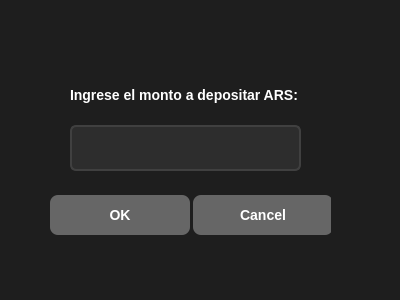
<?xml version="1.0" encoding="UTF-8"?>
<ui version="4.0">
 <class>Dialog</class>
 <widget class="QDialog" name="Dialog">
  <property name="geometry">
   <rect>
    <x>0</x>
    <y>0</y>
    <width>400</width>
    <height>300</height>
   </rect>
  </property>
  <property name="windowTitle">
   <string>Dialog</string>
  </property>
  <property name="styleSheet">
   <string notr="true">background-color: #1e1e1e;
font-family: Segoe UI, Arial;</string>
  </property>
  <widget class="QDialogButtonBox" name="btnDepositar">
   <property name="geometry">
    <rect>
     <x>50</x>
     <y>190</y>
     <width>281</width>
     <height>51</height>
    </rect>
   </property>
   <property name="styleSheet">
    <string notr="true">QPushButton {
    background-color: #666666;
    color: white;
    border: none;
    border-radius: 8px;
    padding: 12px 20px;
    font-size: 14px;
    font-weight: bold;
    min-width: 100px;
}
QPushButton:hover {
    background-color: #777777;
}
QPushButton:pressed {
    background-color: #555555;
}</string>
   </property>
   <property name="orientation">
    <enum>Qt::Horizontal</enum>
   </property>
   <property name="standardButtons">
    <set>QDialogButtonBox::Cancel|QDialogButtonBox::Ok</set>
   </property>
  </widget>
  <widget class="QWidget" name="verticalLayoutWidget">
   <property name="geometry">
    <rect>
     <x>70</x>
     <y>70</y>
     <width>231</width>
     <height>101</height>
    </rect>
   </property>
   <layout class="QVBoxLayout" name="verticalLayout">
    <item>
     <widget class="QLabel" name="label">
      <property name="styleSheet">
       <string notr="true">color: #ffffff;
font-size: 14px;
font-weight: bold;
background-color: transparent;
border: none;</string>
      </property>
      <property name="text">
       <string>Ingrese el monto a depositar ARS:</string>
      </property>
     </widget>
    </item>
    <item>
     <widget class="QLineEdit" name="lineArsDepositar">
      <property name="styleSheet">
       <string notr="true">QLineEdit {
    background-color: #2d2d2d;
    border: 2px solid #404040;
    border-radius: 6px;
    padding: 12px;
    color: #ffffff;
    font-size: 14px;
    selection-background-color: #404040;
}
QLineEdit:focus {
    border: 2px solid #666666;
    background-color: #252525;
}</string>
      </property>
     </widget>
    </item>
   </layout>
  </widget>
 </widget>
 <resources/>
 <connections>
  <connection>
   <sender>btnDepositar</sender>
   <signal>accepted()</signal>
   <receiver>Dialog</receiver>
   <slot>accept()</slot>
   <hints>
    <hint type="sourcelabel">
     <x>248</x>
     <y>254</y>
    </hint>
    <hint type="destinationlabel">
     <x>157</x>
     <y>274</y>
    </hint>
   </hints>
  </connection>
  <connection>
   <sender>btnDepositar</sender>
   <signal>rejected()</signal>
   <receiver>Dialog</receiver>
   <slot>reject()</slot>
   <hints>
    <hint type="sourcelabel">
     <x>316</x>
     <y>260</y>
    </hint>
    <hint type="destinationlabel">
     <x>286</x>
     <y>274</y>
    </hint>
   </hints>
  </connection>
 </connections>
</ui>
